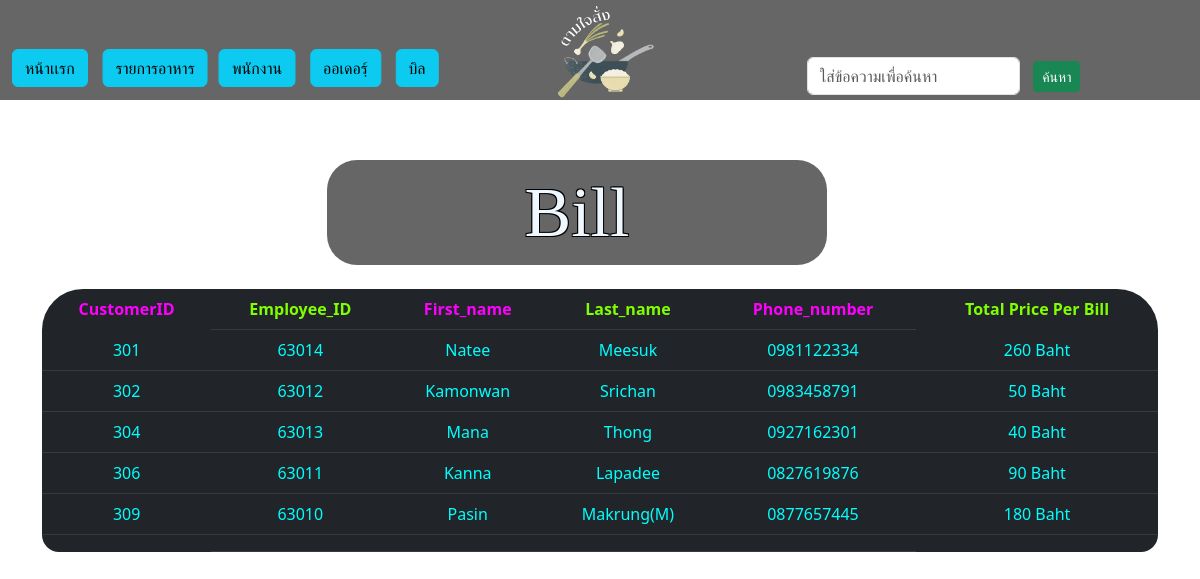
/menu_Bill.php (signed in), run on the app's committed database.
### tables this page shows
CREATE TABLE `customer` (
  `customer_ID` int(5) NOT NULL,
  `User_name` varchar(50) DEFAULT NULL,
  `First_name` varchar(20) NOT NULL,
  `Last_name` varchar(25) NOT NULL,
  `Password` varchar(200) NOT NULL,
  `Email` varchar(25) NOT NULL,
  `Phone_number` varchar(10) DEFAULT NULL,
  `User_level` varchar(20) NOT NULL
);

### menu_Bill.php (the view, shortened to what this page needs)
<?php
include 'connectionpdo.php';
if (!$_SESSION['userlevel'] == 'Admin') {
        header("Location: index.php");
    }else{
$query = "SELECT c.customer_ID,c.First_name,c.Last_name,c.Phone_number,fo.Employee_ID,SUM(f.Price*fo.items) AS Totalprice
                    FROM foodorder fo
                    JOIN food f ON f.Food_ID = fo.Food_ID
                    JOIN customer c ON c.customer_ID = fo.customer_ID
                    GROUP BY customer_ID
";
$stmt = $conn->query($query);
?>
<!DOCTYPE html>
<html>
    <head>
        <link rel="stylesheet" href="csstest.css">
         <link rel="stylesheet" href="menucss.css">
         <link rel="stylesheet" href="bootstrap-5.3.0-alpha1-dist/css/bootstrap.min.css">
    </head>
<header>
    <nav>
            <img class= "logo rounded" src="pic/lll2.png" alt="LOGO">
           <div class = "container headcon">
               <a href="indexadmin.php" class="btn btn-info a"> หน้าเเรก</a>
                <a href="menu.php" class="btn btn-info b">รายการอาหาร</a>
                <a href="menu_emp.php" class="btn btn-info c">พนักงาน</a>
                <a href="menu_order.php" class="btn btn-info d">ออเดอรฺ์</a>
                <a href="menu_Bill.php" class="btn btn-info e">บิล</a>
           </div>
               <form class="form-horizontal for" action="#" method="post">
                    <div class="row">
                        <div class="form-group">
                            <div class="col-sm-10 search">
                                  <input type="text" class="form-control" name="search" placeholder="ใส่ข้อความเพื่อค้นหา">
                            </div>
                            <div class="col-sm-2 but">
                                  <button type="submit" name="save" class="btn btn-success btn-sm" >ค้นหา</button>
                            </div>
                        </div>
                    </div>
                </form>
        </nav>
  </header>
<body>
<div class="home-news-container container">
           <div class="row row-head justify-content-center">
               <div class="col-lg-20 col-6 new-item form text-center">
                       <div class="menu">Bill</div>
               </div>
            </div>
            <table border="1" cellspacing="0" cellpadding="0" class="table table-dark table-hover align-middle">
               <tr class="heading">
        <th  class='tabg3'>CustomerID</th>
        <th  class='tabgG'>Employee_ID</th>
        <th  class='tabgP'>First_name</th>
        <th  class='tabgG'>Last_name</th>
        <th  class='tabgP'>Phone_number</th>
        <th  class='tabg4'>Total Price Per Bill</th>
                </tr>
                <?php
    if ($stmt->rowCount() > 0) {
          while ($result = $stmt->fetch(PDO::FETCH_ASSOC)) {
         echo "<tr>
                    <td  >".$result['customer_ID']."</td>
                    <td  >".$result['Employee_ID']."</td>
                     <td  >".$result['First_name']."</td>
                     <td  >".$result['Last_name']."</td>
                     <td  >".$result['Phone_number']."</td>
                     <td  >".$result['Totalprice']." Baht</td>
         </tr>";
          }
    }
                ?>
                <td class='tabg5' ></td>
                <td class='tabgG'></td>
                <td class='tabgP'></td>
                <td ></td>
                <td class='tabgP'></td>
                <td class='tabg6' ></td>
            </table>
    </div>
<?php include_once("foot.php"); ?>
<?php } ?>

### csstest.css (style rules this page uses)
body { background-image: url("pic/bc.avif"); background-repeat: repeat; max-width: 100%; height: auto; }
.logo { max-width: 150px; height: auto; position: absolute; left: 50%; transform: translate(-50%,29%); }
.menu { color: aliceblue; font-size: 70px; width: 100%; width: 500px; font-size: ; font-family: cursive; background-color: rgba(0, 0, 0, 0.6); text-shadow: 1px 1px 0 #000, -1px -1px 0 #000, 1px -1px 0 #000, -1px 1px 0 #000; border-radius: 30px; height: auto; }
nav { display: flex; align-items: flex-end; justify-content: center; background: rgba(0, 0, 0, 0.6); width: 100%; height: 100px; padding-top: 30px; padding-bottom: 12px; text-align: center; position: relative; }
nav a { display: contents; color: #fff; text-decoration: none; font-size: 85%; padding-left: 5%; padding-right: 1%; margin-bottom: 1px; transition: all 0.8s ease-in-out; }
nav .a { transform: translate(0%,0%); }
nav .b { transform: translate(10%,0%); }
nav .c { transform: translate(23%,0%); }
nav .d { transform: translate(40%,0%); }
nav .e { transform: translate(90%,0%); }
body { padding: 0; margin: 0; background-color: floralwhite; }
.headcon { display: inline-block; width: 100%; text-align: left; }
.new-item { padding: 24px; text-align: center; }
.row-head { display: flex; justify-content: center; padding-left: 25 }
table { border: 0.1px; }
td { color: aqua; }
.tabgG { color: chartreuse; }
.tabgP { color: fuchsia; }

### menucss.css (style rules this page uses)
header { margin-bottom: 3%; width: 100%; height: auto; }
body { width: 100%; height: auto; background-color: #34495e; position: relative; font-family: 'verdana',sans-serif; }
.for { display: inline-block; }
div .search { float: right; margin-bottom: -50%; margin-right:70%; }
div .but { transform: translatey(13%); float: left; margin-left: 35%; transition: all 0.8s ease-in-out; }
tr { text-align: center; }

### menu_Bill.php (style rules this page uses)
table { border: 0.1px; }
.tabg3 { border-Top-left-radius: 50px; border: 0.1px; color: fuchsia; }
.tabg4 { border-Top-right-radius: 50px; border: 0.1px; color: chartreuse; }
.tabg5 { border-bottom-left-radius: 50px; border: 0.1px; }
.tabg6 { border-bottom-right-radius: 50px; border: 0.1px; }
.tabgG { color: chartreuse; }
.tabgP { color: fuchsia; }
td { padding-right: 100px; color: aqua; }

### data on the page
customer: customer_ID "301", Employee_ID "63014", First_name "Natee", Last_name "Meesuk", Phone_number "0981122334", Totalprice "260"
customer: customer_ID "302", Employee_ID "63012", First_name "Kamonwan", Last_name "Srichan", Phone_number "0983458791", Totalprice "50"
customer: customer_ID "304", Employee_ID "63013", First_name "Mana", Last_name "Thong", Phone_number "0927162301", Totalprice "40"
customer: customer_ID "306", Employee_ID "63011", First_name "Kanna", Last_name "Lapadee", Phone_number "0827619876", Totalprice "90"
customer: customer_ID "309", Employee_ID "63010", First_name "Pasin", Last_name "Makrung(M)", Phone_number "0877657445", Totalprice "180"
